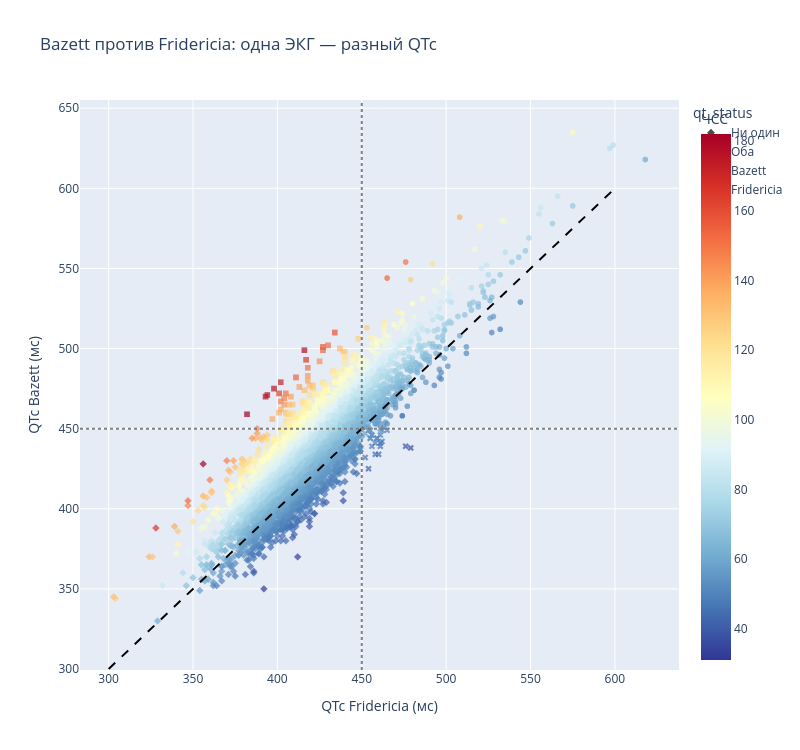

Notebook cell for this chart:
### Markdown cell above
### Гипотеза 3: выбор формулы коррекции QTc меняет диагноз «удлинённый QT»

Допущение, что QTc является формуло-независимой величиной, опровергнуто. При пороге 450 мс формула Bazett классифицирует как «удлинённый QT» 5244 пациента, Fridericia — 2420. Диагнозы расходятся у 14.4% выборки, причём расхождение практически одностороннее: 2949 случаев флагует только Bazett против 125 у Fridericia.

Расхождение не равномерно, а концентрируется при высокой ЧСС: медиана ЧСС среди расходящихся наблюдений — 86 против 69 среди согласных; корреляция разброса формул (qtc_spread) с ЧСС составляет 0.837. Это согласуется с математикой Bazett (деление на √RR переусиливает коррекцию при коротком RR-интервале).

Вывод: при тахикардии выбор формулы становится клинически решающим, а используемая по умолчанию Bazett систематически завышает QTc и приводит к гипердиагностике удлинённого QT.

### Code cell
samp = cdata.sample(5000, random_state=42)

def qt_status(x):
    b = x['qtc_bazett'] > 450
    f = x['qtc_fridericia'] > 450
    if b and f: return "Оба"
    if b: return "Bazett"
    if f: return "Fridericia"
    return "Ни один"

samp['qt_status'] = samp.apply(qt_status, axis=1)

fig = px.scatter(
    samp, x='qtc_fridericia', y='qtc_bazett',
    color='heart_rate', color_continuous_scale='RdYlBu_r', opacity=0.7,
    symbol="qt_status",
    symbol_map={
        "Оба" : "circle",
        "Bazett" : "square",
        "Fridericia" : "x",
        "Ни один" : "diamond"
    },
    labels={"qtc_fridericia": "QTc Fridericia (мс)",
            "qtc_bazett": "QTc Bazett (мс)", "heart_rate": "ЧСС"},
    title=("Bazett против Fridericia: одна ЭКГ — разный QTc"),
)
fig.add_shape(type="line", x0=300, y0=300, x1=600, y1=600,
              line=dict(dash="dash", color="black"))
fig.add_hline(y=450, line_dash="dot", line_color="grey")
fig.add_vline(x=450, line_dash="dot", line_color="grey")
fig.update_layout(width=800, height=750)
fig.show()

### Figure 1 — Plotly figure (JSON) as saved in the notebook; plotly's stock layout.template omitted (floating-point values rounded to 4 significant figures; data arrays with more than 128 entries replaced by an {"elided": "..."} marker saying what was removed)
{"data": [{"hovertemplate": "qt_status=Ни один<br>QTc Fridericia (мс)=%{x}<br>QTc Bazett (мс)=%{y}<br>ЧСС=%{marker.color}<extra></extra>", "legendgroup": "Ни один", "marker": {"color": {"elided": "3783 float values"}, "coloraxis": "coloraxis", "opacity": 0.7, "symbol": "diamond"}, "mode": "markers", "name": "Ни один", "showlegend": true, "type": "scattergl", "x": {"elided": "3783 float values"}, "xaxis": "x", "y": {"elided": "3783 float values"}, "yaxis": "y"}, {"hovertemplate": "qt_status=Оба<br>QTc Fridericia (мс)=%{x}<br>QTc Bazett (мс)=%{y}<br>ЧСС=%{marker.color}<extra></extra>", "legendgroup": "Оба", "marker": {"color": {"elided": "521 float values"}, "coloraxis": "coloraxis", "opacity": 0.7, "symbol": "circle"}, "mode": "markers", "name": "Оба", "showlegend": true, "type": "scattergl", "x": {"elided": "521 float values"}, "xaxis": "x", "y": {"elided": "521 float values"}, "yaxis": "y"}, {"hovertemplate": "qt_status=Bazett<br>QTc Fridericia (мс)=%{x}<br>QTc Bazett (мс)=%{y}<br>ЧСС=%{marker.color}<extra></extra>", "legendgroup": "Bazett", "marker": {"color": {"elided": "670 float values"}, "coloraxis": "coloraxis", "opacity": 0.7, "symbol": "square"}, "mode": "markers", "name": "Bazett", "showlegend": true, "type": "scattergl", "x": {"elided": "670 float values"}, "xaxis": "x", "y": {"elided": "670 float values"}, "yaxis": "y"}, {"hovertemplate": "qt_status=Fridericia<br>QTc Fridericia (мс)=%{x}<br>QTc Bazett (мс)=%{y}<br>ЧСС=%{marker.color}<extra></extra>", "legendgroup": "Fridericia", "marker": {"color": [43.0, 49.0, 44.0, 57.0, 48.0, 50.0, 35.0, 52.0, 57.0, 52.0, 41.0, 46.0, 48.0, 51.0, 50.0, 53.0, 37.0, 45.0, 57.0, 53.0, 49.0, 56.0, 53.0, 46.0, 46.0, 56.0], "coloraxis": "coloraxis", "opacity": 0.7, "symbol": "x"}, "mode": "markers", "name": "Fridericia", "showlegend": true, "type": "scattergl", "x": [460.0, 461.0, 458.0, 454.0, 456.0, 459.0, 479.0, 461.0, 452.0, 455.0, 454.0, 462.0, 458.0, 462.0, 459.0, 455.0, 476.0, 461.0, 454.0, 456.0, 465.0, 455.0, 456.0, 452.0, 461.0, 455.0], "xaxis": "x", "y": [434.0, 446.0, 434.0, 449.0, 439.0, 444.0, 438.0, 450.0, 447.0, 444.0, 425.0, 442.0, 441.0, 449.0, 444.0, 444.0, 439.0, 439.0, 449.0, 446.0, 449.0, 449.0, 446.0, 432.0, 441.0, 449.0], "yaxis": "y"}], "layout": {"coloraxis": {"colorbar": {"title": {"text": "ЧСС"}}, "colorscale": [[0, "rgb(49,54,149)"], [0.1, "rgb(69,117,180)"], [0.2, "rgb(116,173,209)"], [0.3, "rgb(171,217,233)"], [0.4, "rgb(224,243,248)"], [0.5, "rgb(255,255,191)"], [0.6, "rgb(254,224,144)"], [0.7, "rgb(253,174,97)"], [0.8, "rgb(244,109,67)"], [0.9, "rgb(215,48,39)"], [1, "rgb(165,0,38)"]]}, "height": 750, "legend": {"title": {"text": "qt_status"}, "tracegroupgap": 0}, "shapes": [{"line": {"color": "black", "dash": "dash"}, "type": "line", "x0": 300, "x1": 600, "y0": 300, "y1": 600}, {"line": {"color": "grey", "dash": "dot"}, "type": "line", "x0": 0, "x1": 1, "xref": "x domain", "y0": 450, "y1": 450, "yref": "y"}, {"line": {"color": "grey", "dash": "dot"}, "type": "line", "x0": 450, "x1": 450, "xref": "x", "y0": 0, "y1": 1, "yref": "y domain"}], "title": {"text": "Bazett против Fridericia: одна ЭКГ — разный QTc"}, "width": 800, "xaxis": {"anchor": "y", "domain": [0, 1], "title": {"text": "QTc Fridericia (мс)"}}, "yaxis": {"anchor": "x", "domain": [0, 1], "title": {"text": "QTc Bazett (мс)"}}}}
